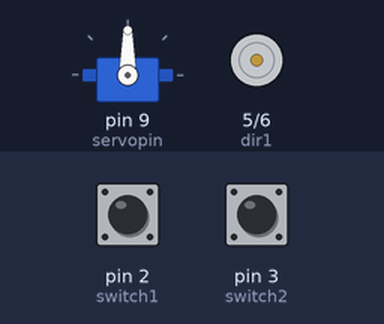
A sketch run on a simulated Arduino Uno, built with avr-gcc and run on an emulated ATmega328P. Shown: servo, motor-driver pin pairs drawn as motors (green arrow = first pin HIGH = forward, orange = second pin HIGH = backward, longer = more drive, scaled by the enable pin). The inputs (shaded band) are chosen by the test bench; at power-on: pin 2 (switch1) HIGH, pin 3 (switch2) HIGH.

Above: at 1.2 s.
1.3 s: pin 2 (switch1) pulled LOW for 0.15 s
4.4 s: pin 3 (switch2) pulled LOW for 0.15 s
At 6.76 s:
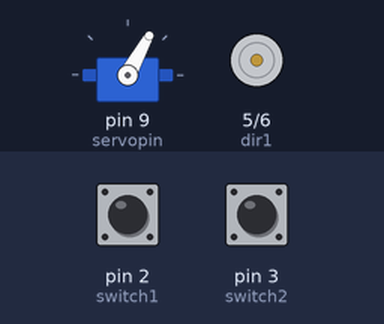
7.5 s: pin 2 (switch1) pulled LOW for 1 s
At 8.3 s:
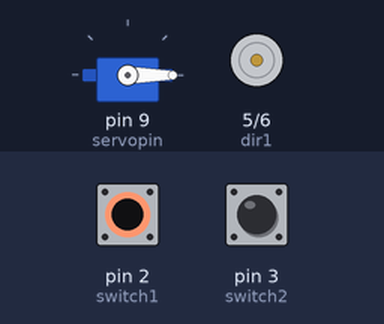
10.0 s: pin 3 (switch2) pulled LOW for 1 s
12.5 s: pin 2 (switch1) pulled LOW for 0.15 s
At 18.25 s:
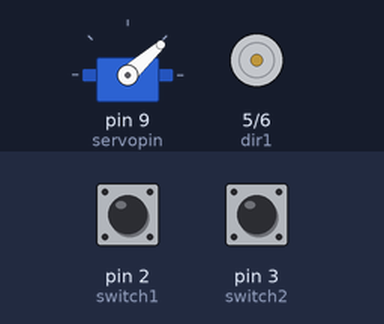
Timing chart, 0 to 19.6 s (numbered marks = the images above; inputs shaded):
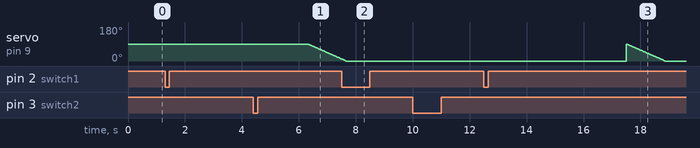

The sketch:

vietnamese_pick.ino
```cpp
#include<Servo.h>
Servo pickServo;
#define dir1 5
#define dir2 6
#define switch1 2
#define switch2 3
#define pwm 4
#define servopin 9
int servoStart=0;
double defaultServoAng=90;
void setup() {
 Serial.begin(9600);
 pickServo.attach(9);
 pinMode(servopin,OUTPUT);
 pinMode(pwm,OUTPUT);
 pinMode(dir1,OUTPUT);
 pinMode(dir2,OUTPUT);

 pinMode(switch1,INPUT_PULLUP);
 pinMode(switch2,INPUT_PULLUP);
 analogWrite(pwm,100);

 pickServo.write(defaultServoAng);
 delay(20);

 attachInterrupt(digitalPinToInterrupt(switch1), actuate1,FALLING);
attachInterrupt(digitalPinToInterrupt(switch2), actuate2,FALLING);
}

void loop() {
    if(servoStart==1)
    {
     delay(5000);
     for(int i=defaultServoAng;i>=0;i--)
     {
       pickServo.write(i);
       delay(15);
     }
     servoStart=0;
    }
}
void actuate1()
{
  servoStart=1;
  digitalWrite( dir1,LOW);
  digitalWrite( dir2,HIGH);
}
void actuate2()
{
  servoStart=0;
  digitalWrite( dir1,HIGH);
  digitalWrite( dir2,LOW);
}
```
